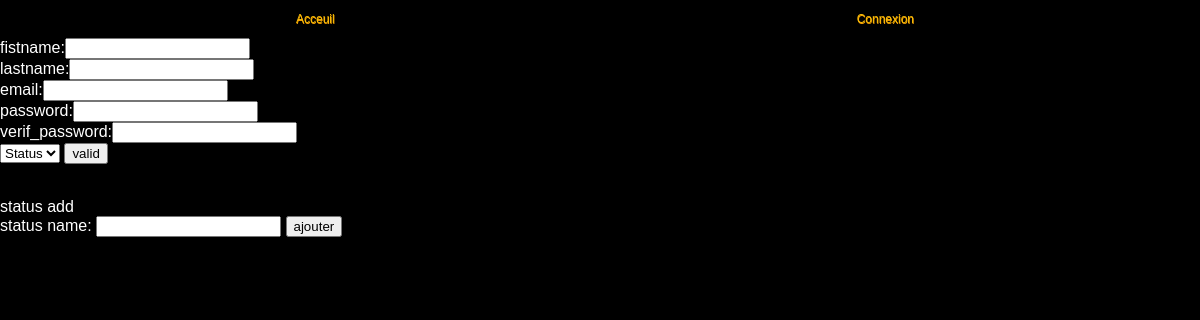
Page /model/admin_user.php on the earlier database version.
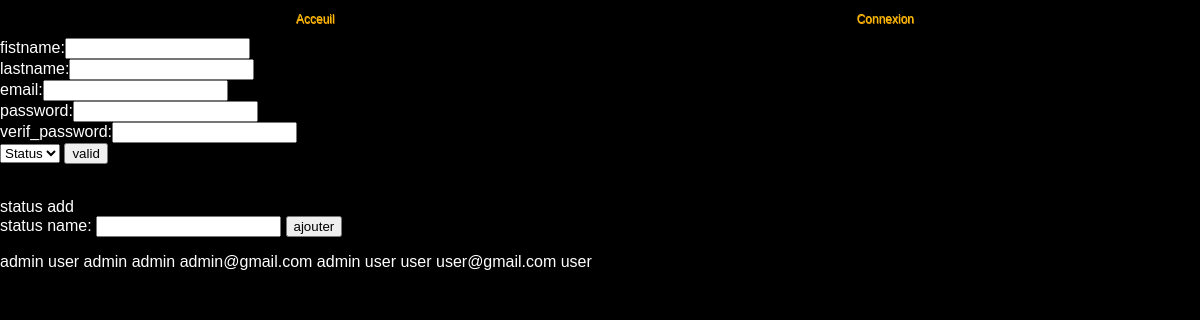
Same page on the later database version.
### tables this page shows
create table status(
  status_id int auto_increment primary key not null ,
  status_name varchar(255) not null
);

create table users(
    user_id int auto_increment primary key not null ,
    firstname varchar(255) not null,
    lastname varchar(255) not null,
    mail varchar(255)not null ,
    password varchar(255) not null ,
    status_reference int(255)not null ,
    foreign key (status_reference) references status(status_id)
);

### _function/view.php (the view, shortened to what this page needs)
<?php
	include_once '../_config/bdd.php';
	$statusData = $bdd->query('select * from status');
	$userData = $bdd->query('select * from users inner join status on users.status_reference=status.status_id ');
	function viewStatus(){
		global $statusData;
		$table_status ="<tbody>";
		foreach ($statusData as $data){
			$name = $data['status_name'];
			$table_status .="<tr>";
			$table_status .="<td> $name </td>";
			$table_status .="</tr>";
		}
		$table_status .="</tbody>";
		return $table_status;
	}
function viewUsers(){
		global $userData;
		$table_user = "<tbody>";
		foreach ($userData as  $data){
			$name = $data['firstname'].'  '.$data['lastname'];
			$mail = $data['mail'];
			$userStatus = $data['status_name'];
			$table_user .="<tr>";
			$table_user .="<td> $name </td>";
			$table_user .="<td> $mail </td>";
			$table_user .="<td> $userStatus </td>";
			$table_user .="</tr>";
		}
		$table_user .="</tbody>";
		return$table_user;
}

### controller/header.php (shortened to what this page needs)
<head>
    <link rel="stylesheet" href="../css/style.css">

### model/admin_user.php (shortened to what this page needs)
    <?php
        include_once '../controller/header.php';
        include_once '../_function/inscription.php';
    ?>
</head>
<body style="background: black;color: white">
<?php include_once '../controller/navbar.php';?>
<form action="" method="post">
    fistname:<input class="" type="text" name="firstname" value="<?php echo @$_SESSION['fistname']; ?>" ><br>
    lastname:<input class="" type="text" name="lastname" value="<?php echo @$_SESSION['lastname']; ?>" ><br>
    email:<input class="" type="email" name="email" value="<?php echo @$_SESSION['email']; ?>" ><br>
    password:<input class="" type="password" value="<?php echo $_SESSION['password']; ?>" name="password" ><br>
    verif_password:<input class="" type="password" value="<?php echo $_SESSION['password']; ?>" name="verif_password"><br>
    <?php
	    require_once '../_function/select.php';
	    echo selectStatus();
    ?>
    <input type="submit" value="valid" name="add_user" class="border-white cursor-pointer border"><br>
</form>
<form action="" method="post">
    <br>status add <br>
    status name: <input type="text" name="status_name" class="text-black">
    <input type="submit" name="submit_status" value="ajouter" class="border border-white" required>
</form>
<?php
	require_once '../_function/view.php';
	echo viewStatus();
	echo viewUsers();
?>
</body>
</html>

### controller/navbar.php (shortened to what this page needs)
<?php
    @$connect_lvl= $_SESSION['status'];
?>
<header id="navbar">
        <nav>
            <ul>
                <?php if($connect_lvl==0){?>
                    <li><a href="home.php">Acceuil</a></li>
                    <li id="connexion_view"><span class="connexion">Connexion</span></li>
                <?php }?>
            </ul>
        </nav>
</header>

### _function/select.php (shortened to what this page needs)
<?php
	include_once '../_config/bdd.php';
	function selectStatus(){
		global $bdd;
		$statusData = $bdd->query('select * from status');
		$select_status = "<select name='status' class='text-black'>";
		$select_status .="<option value='0'>Status</option>";
		foreach ($statusData as $data){
			$StatusName = $data['status_name'];
			$statusId = $data['status_id'];
			$select_status .="<option value='$statusId'>$StatusName</option>";
		}
		$select_status .="</select>";
		return $select_status;
	}

### css/style.css (style rules this page uses)
body { margin: 0; background: white; font-family: sans-serif; }
a { text-decoration: none; }
#navbar { background: black; width: 100vw; display: flex; justify-content: center; }
#navbar nav ul { display: flex; justify-content: space-around; list-style: none; width: 95vw; position: relative; left: -15px; }
#navbar nav ul li { color: #fec108; cursor: pointer; }
#navbar nav ul li a { color: #fec108; }
@media screen and (max-width: 1440px) { #navbar { font-size: 12px; } }
@media screen and (max-width: 1440px) { #navbar nav ul li { text-shadow: 0.5px 0.5px 0.5px orange; } }
@media screen and (max-width: 1440px) { #navbar nav ul li a { text-shadow: 0.5px 0.5px 0.5px orange; } }

Differences in the rows shown:
added status: status_name "admin"
added status: status_name "user"
added users: name "admin admin", mail "admin@gmail.com", status_reference.status_name "admin"
added users: name "user user", mail "user@gmail.com", status_reference.status_name "user"
